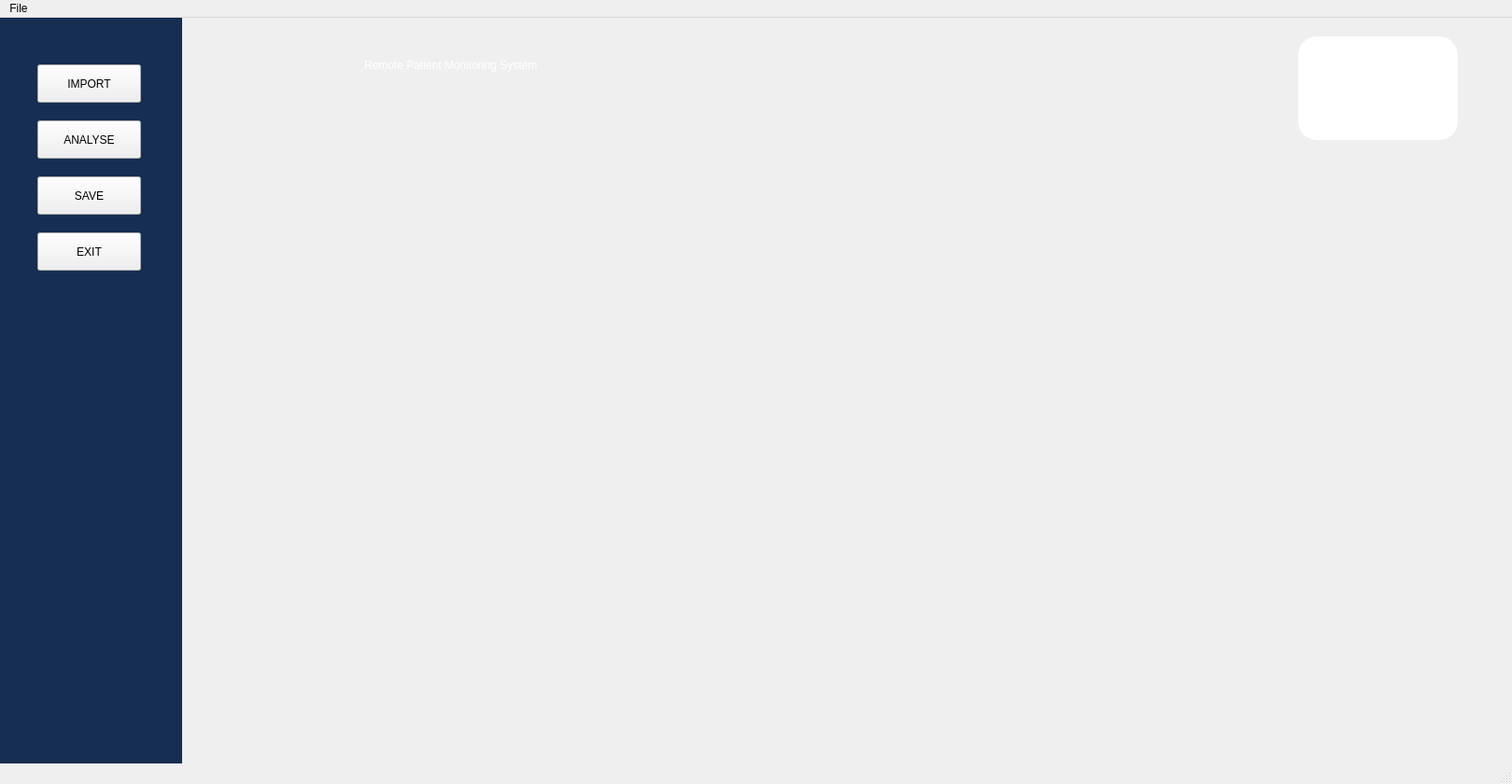
<?xml version="1.0" encoding="UTF-8"?>
<ui version="4.0">
 <class>MainWindow</class>
 <widget class="QMainWindow" name="MainWindow">
  <property name="geometry">
   <rect>
    <x>0</x>
    <y>0</y>
    <width>1619</width>
    <height>840</height>
   </rect>
  </property>
  <property name="windowTitle">
   <string>MainWindow</string>
  </property>
  <widget class="QWidget" name="centralwidget">
   <widget class="QLabel" name="label">
    <property name="geometry">
     <rect>
      <x>0</x>
      <y>-30</y>
      <width>1791</width>
      <height>881</height>
     </rect>
    </property>
    <property name="styleSheet">
     <string notr="true">background-image: url(:/newPrefix/bg.jpg);</string>
    </property>
    <property name="text">
     <string/>
    </property>
   </widget>
   <widget class="QLabel" name="label_3">
    <property name="geometry">
     <rect>
      <x>390</x>
      <y>0</y>
      <width>781</width>
      <height>101</height>
     </rect>
    </property>
    <property name="styleSheet">
     <string notr="true">/*font: 75 30pt &quot;MS Shell Dlg 2&quot;;*/
color: rgb(255, 255, 255);
font: 75 italic 33pt &quot;Times New Roman&quot;;
font: color-white;
</string>
    </property>
    <property name="text">
     <string>Remote Patient Monitoring System</string>
    </property>
   </widget>
   <widget class="QLabel" name="label_2">
    <property name="geometry">
     <rect>
      <x>1390</x>
      <y>20</y>
      <width>171</width>
      <height>111</height>
     </rect>
    </property>
    <property name="styleSheet">
     <string notr="true">image: url(:/logo/logo.png);
background-color: rgb(255, 255, 255);
border-radius:20px;</string>
    </property>
    <property name="text">
     <string/>
    </property>
   </widget>
   <widget class="QLabel" name="label_4">
    <property name="geometry">
     <rect>
      <x>-6</x>
      <y>-5</y>
      <width>201</width>
      <height>821</height>
     </rect>
    </property>
    <property name="styleSheet">
     <string notr="true">background-color: rgb(9, 34, 62);
background-color: rgb(22, 46, 82);</string>
    </property>
    <property name="text">
     <string/>
    </property>
   </widget>
   <widget class="QPushButton" name="pushButton">
    <property name="geometry">
     <rect>
      <x>40</x>
      <y>50</y>
      <width>111</width>
      <height>41</height>
     </rect>
    </property>
    <property name="text">
     <string>IMPORT</string>
    </property>
   </widget>
   <widget class="QPushButton" name="pushButton_3">
    <property name="geometry">
     <rect>
      <x>40</x>
      <y>110</y>
      <width>111</width>
      <height>41</height>
     </rect>
    </property>
    <property name="text">
     <string>ANALYSE</string>
    </property>
   </widget>
   <widget class="QPushButton" name="pushButton_4">
    <property name="geometry">
     <rect>
      <x>40</x>
      <y>230</y>
      <width>111</width>
      <height>41</height>
     </rect>
    </property>
    <property name="text">
     <string>EXIT</string>
    </property>
   </widget>
   <widget class="QPushButton" name="pushButton_5">
    <property name="geometry">
     <rect>
      <x>40</x>
      <y>170</y>
      <width>111</width>
      <height>41</height>
     </rect>
    </property>
    <property name="text">
     <string>SAVE</string>
    </property>
   </widget>
   <widget class="QWidget" name="horizontalLayoutWidget">
    <property name="geometry">
     <rect>
      <x>1250</x>
      <y>150</y>
      <width>351</width>
      <height>61</height>
     </rect>
    </property>
    <layout class="QHBoxLayout" name="horizontalLayout">
     <item>
      <spacer name="horizontalSpacer">
       <property name="orientation">
        <enum>Qt::Horizontal</enum>
       </property>
       <property name="sizeHint" stdset="0">
        <size>
         <width>40</width>
         <height>20</height>
        </size>
       </property>
      </spacer>
     </item>
    </layout>
   </widget>
   <widget class="QWidget" name="verticalLayoutWidget">
    <property name="geometry">
     <rect>
      <x>269</x>
      <y>99</y>
      <width>981</width>
      <height>671</height>
     </rect>
    </property>
    <layout class="QVBoxLayout" name="verticalLayout"/>
   </widget>
  </widget>
  <widget class="QMenuBar" name="menubar">
   <property name="geometry">
    <rect>
     <x>0</x>
     <y>0</y>
     <width>1619</width>
     <height>26</height>
    </rect>
   </property>
   <widget class="QMenu" name="menuFile">
    <property name="title">
     <string>File</string>
    </property>
    <addaction name="actionOpen_CSV"/>
    <addaction name="actionAnalyse"/>
    <addaction name="actionExit"/>
   </widget>
   <addaction name="menuFile"/>
  </widget>
  <widget class="QStatusBar" name="statusbar"/>
  <action name="actionOpen_CSV">
   <property name="text">
    <string>Open CSV</string>
   </property>
  </action>
  <action name="actionAnalyse">
   <property name="text">
    <string>Analyse</string>
   </property>
  </action>
  <action name="actionExit">
   <property name="text">
    <string>Exit</string>
   </property>
  </action>
 </widget>
 <resources>
  <include location="bgg.qrc"/>
 </resources>
 <connections/>
</ui>
